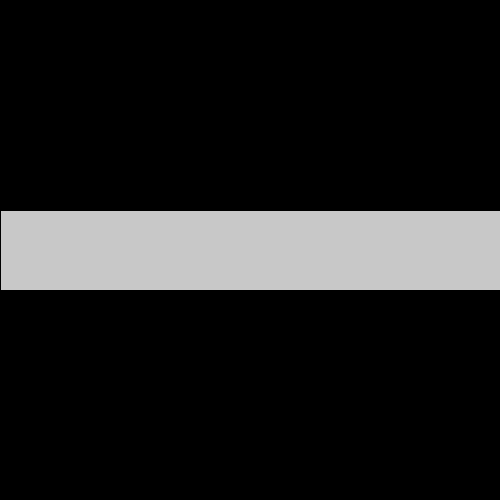
Frame 1 (no input)
Frame 60 (the mouse pressed at the canvas centre just before this capture): identical to frame 1, image omitted
Frame 120 (the mouse held since frame 60 and released just before this capture): identical to frame 1, image omitted

The Processing sketch that drew this single still picture (run headless with seeded random() and noise(); from frame 60 on, the mouse is pressed at the canvas centre):

// Processing sketch: ex07_pde
// ── ex07_pde.pde
void setup(){
  size(500, 500);
}

void draw(){
  background(0);
  fill(200);
  rect(0, height/2 - 40, width, 80);
  
  if (mouseY >= height/2 - 40 && mouseY <= height/2 + 40){
    println("DENTRO"); 
  }
  else{
    println("FORA"); 
  }  
}
